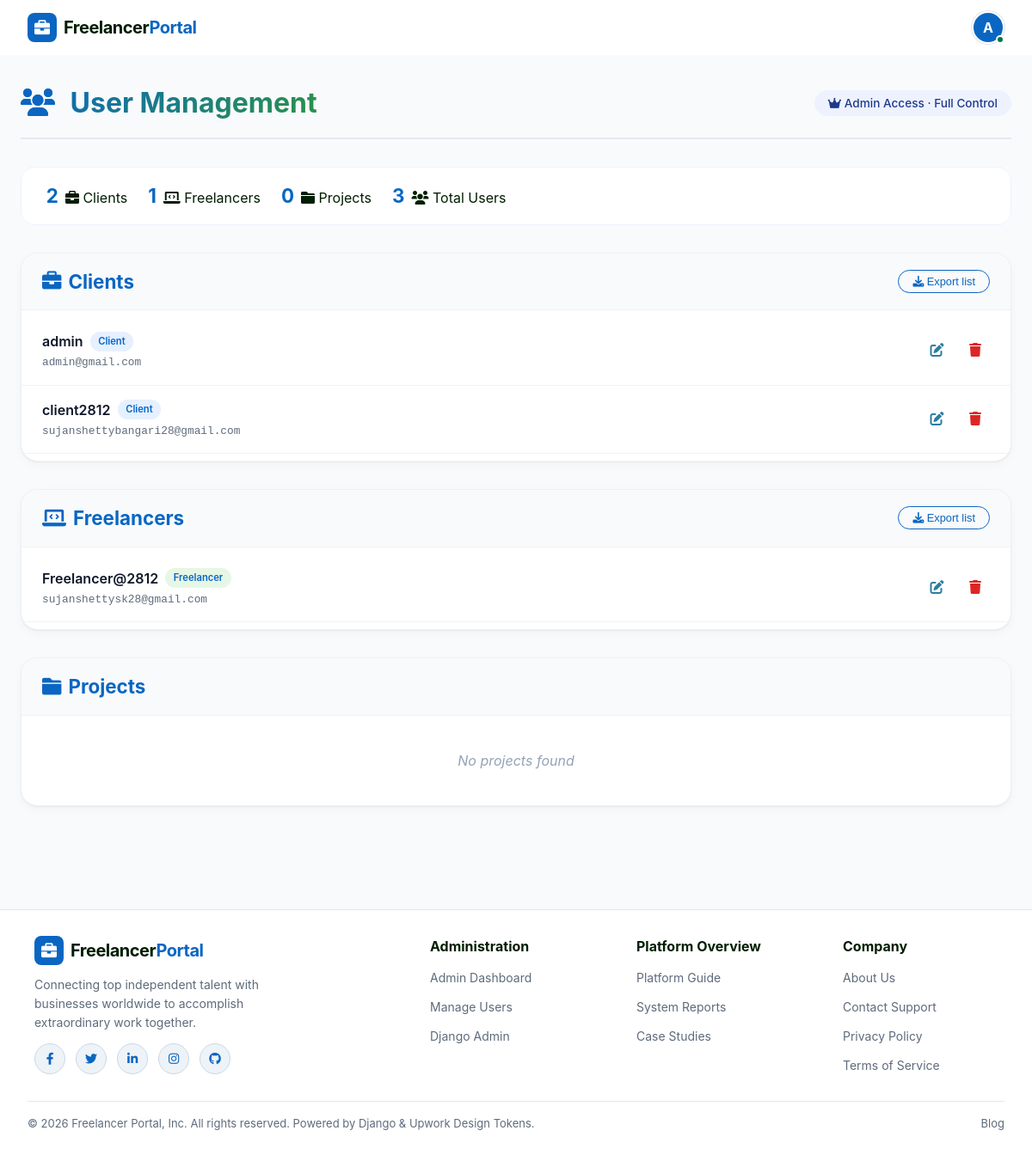
Page /accounts/admin/users/ (signed in) on the committed database.
### accounts/models.py (models this page shows, shortened)
class User(AbstractUser):
    ROLE_CHOICES = (
        ('client', 'Client'),
        ('freelancer', 'Freelancer'),
    )
    username = models.CharField(max_length=150, unique=True)
    email = models.EmailField(unique=True)
    phone = models.CharField(max_length=15, unique=True)
    role = models.CharField(max_length=20, choices=ROLE_CHOICES)
    is_verified = models.BooleanField(default=False)  # ✅ ADD THIS
    USERNAME_FIELD = 'email'
    REQUIRED_FIELDS = ['username', 'phone']
    @property
    def get_profile_picture(self):
        try:
            if hasattr(self, 'freelancerprofile') and self.freelancerprofile.profile_picture:
                return self.freelancerprofile.profile_picture
        except Exception:
            pass
        return None

### accounts/views.py (the view)
# urls.py: path("admin/users/", views.admin_users, name="admin_users"),
@login_required
def admin_users(request):
    if not request.user.is_superuser:
        return redirect("accounts:login")
    clients = User.objects.filter(role="client")
    freelancers = User.objects.filter(role="freelancer")
    projects = Project.objects.all()
    context = {
        "clients": clients,
        "freelancers": freelancers,
        "client_count": clients.count(),
        "freelancer_count": freelancers.count(),
        "project_count": projects.count(),
        "total_count": clients.count() + freelancers.count(),
    }
    return render(request, "admin/users.html", context)

### accounts/context_processors.py (called while the page is built)
def notifications(request):
    if request.user.is_authenticated:
        user_notifications = Notification.objects.filter(user=request.user).order_by('-created_at')[:10]
        unread_count = Notification.objects.filter(user=request.user, is_read=False).count()
        return {
            'notifications': user_notifications,
            'unread_notifications_count': unread_count
        }
    return {
        'notifications': [],
        'unread_notifications_count': 0
    }

### templates/admin/users.html (shortened to what this page needs)
<!doctype html>
<html lang="en">
  <head>
    <link
      rel="stylesheet"
      href="https://cdnjs.cloudflare.com/ajax/libs/font-awesome/6.0.0/css/all.min.css" />
  </head>
  <body>
    {% include 'includes/header.html' %}
    <div class="container">
      <div class="page-header">
        <h1>
          <i
            class="fas fa-users"
            style="color: #0a66c2; margin-right: 10px"></i>
        </h1>
        <span class="badge-admin"
          ><i class="fas fa-crown"></i> Admin Access · Full Control</span
        >
      </div>
      <div class="stats-row-mini">
        <div class="stat-chip">
          <span id="clientCount">{{client_count}}</span>
          <span><i class="fas fa-briefcase"></i> Clients</span>
        </div>
        <div class="stat-chip">
          <span id="freelancerCount">{{freelancer_count}}</span>
          <span><i class="fas fa-laptop-code"></i> Freelancers</span>
        </div>
        <div class="stat-chip">
        <span>{{ project_count }}</span>
        <span><i class="fas fa-folder"></i> Projects</span>
    </div>
        <div class="stat-chip">
          <span id="totalUsers">{{total_count}}</span>
          <span><i class="fas fa-users"></i> Total Users</span>
        </div>
      </div>
      <div class="user-card-section">
        <div class="section-header">
          <h2><i class="fas fa-briefcase"></i> Clients</h2>
          <button class="btn-outline-sm" id="exportClientsBtn">
            <i class="fas fa-download"></i> Export list
          </button>
        </div>
        <div class="user-list">
          {% for user in clients %}
          <div class="user-row">
            <div class="user-info">
              <div class="user-name">
                {{ user.username }}
                <span class="user-badge client">Client</span>
              </div>
              <div class="user-email">{{ user.email }}</div>
            </div>
            <div class="user-actions">
              <button class="icon-btn edit"><i class="fas fa-edit"></i></button>
              <button class="icon-btn delete">
                <i class="fas fa-trash"></i>
              </button>
            </div>
          </div>
          {% empty %}
          <div class="empty-state">No clients found</div>
          {% endfor %}
        </div>
      </div>
      <div class="user-card-section">
        <div class="section-header">
          <h2><i class="fas fa-laptop-code"></i> Freelancers</h2>
          <button class="btn-outline-sm" id="exportFreelancersBtn">
            <i class="fas fa-download"></i> Export list
          </button>
        </div>
        <div class="user-list">
          {% for user in freelancers %}
          <div class="user-row">
            <div class="user-info">
              <div class="user-name">
                {{ user.username }}
                <span class="user-badge">Freelancer</span>
              </div>
              <div class="user-email">{{ user.email }}</div>
            </div>
            <div class="user-actions">
              <button class="icon-btn edit"><i class="fas fa-edit"></i></button>
              <button class="icon-btn delete">
                <i class="fas fa-trash"></i>
              </button>
            </div>
          </div>
          {% empty %}
          <div class="empty-state">No freelancers found</div>
          {% endfor %}
        </div>
      </div>
<div class="user-card-section">
    <div class="section-header">
        <h2><i class="fas fa-folder"></i> Projects</h2>
    </div>
    <div class="user-list">
        {% for project in projects %}
        <div class="user-row">
            <div class="user-info">
                <div class="user-name">
                    {{ project.title }}
                    <span class="user-badge">{{ project.status }}</span>
                </div>
                <div class="user-email">
                    Budget: ₹{{ project.budget }}
                </div>
                <div style="font-size:0.7rem; color:#475569;">
                    Client: {{ project.client.username }}
                </div>
            </div>
        </div>
        {% empty %}
        <div class="empty-state">No projects found</div>
        {% endfor %}
    </div>
</div>
    </div>
    {% include 'includes/footer.html'%}
  </body>
</html>

### templates/includes/header.html (shortened to what this page needs)
{% load static %}
<header class="upwork-header">
  <div class="upwork-header-container">
    <div class="upwork-header-left">
      {% if request.user.is_authenticated %}
        {% if request.user.is_superuser %}
          <a href="{% url 'accounts:admin_home' %}" class="upwork-logo">
        {% elif request.user.role == 'client' %}
          <a href="{% url 'client:client_home' %}" class="upwork-logo">
        {% else %}
          <a href="{% url 'freelancer:freelancer_home' %}" class="upwork-logo">
        {% endif %}
      {% else %}
        <a href="{% url 'home' %}" class="upwork-logo">
      {% endif %}
        <span class="logo-icon"><i class="fas fa-briefcase"></i></span>
        <span class="logo-text">Freelancer<span class="logo-accent">Portal</span></span>
      </a>
    </div>
    <div class="upwork-header-right">
      {% if request.user.is_authenticated %}
      <div class="upwork-user-menu" onclick="toggleUpworkMenu(event)">
        <div class="user-avatar-circle" style="display: flex; align-items: center; justify-content: center; font-weight: 700; font-size: 16px; background: #0a66c2; color: white;">
          {% if request.user.get_profile_picture %}
          <img src="{{ request.user.get_profile_picture }}" alt="{{ request.user.username }}" style="width: 100%; height: 100%; object-fit: cover;">
          {% else %}
          {{ request.user.username|slice:":1"|upper }}
          {% endif %}
        </div>
        <span class="online-status-dot"></span>
      </div>
      {% else %}
      <a href="{% url 'accounts:login' %}" class="upwork-btn-link">Log In</a>
      <a href="{% url 'accounts:select_role' %}" class="upwork-btn-primary">Sign Up</a>
      {% endif %}
    </div>
  </div>
</header>
<link rel="stylesheet" href="https://cdnjs.cloudflare.com/ajax/libs/font-awesome/6.0.0/css/all.min.css" />

### templates/admin/users.html (style rules this page uses)
* { margin: 0; padding: 0; box-sizing: border-box; }
body { font-family: system-ui, "Segoe UI", "Inter", -apple-system, BlinkMacSystemFont, Roboto, sans-serif; background-color: #f8fafc; color: #1e293b; line-height: 1.5; }
.container { max-width: 1300px; margin: 2rem auto; padding: 0 1.5rem 3rem; }
.page-header { display: flex; justify-content: space-between; align-items: center; flex-wrap: wrap; gap: 1rem; margin-bottom: 2rem; border-bottom: 2px solid #e2e8f0; padding-bottom: 1rem; }
.page-header h1 { font-size: 2rem; font-weight: 700; background: linear-gradient(135deg, #0a66c2, #2b9348); background-clip: text; -webkit-background-clip: text; color: transparent; }
.badge-admin { background: #eef2ff; color: #1e3a8a; padding: 0.3rem 1rem; border-radius: 40px; font-size: 0.85rem; font-weight: 500; }
.stats-row-mini { display: flex; gap: 1.5rem; background: white; border-radius: 1rem; padding: 1rem 1.8rem; margin-bottom: 2rem; border: 1px solid #eef2ff; flex-wrap: wrap; }
.stat-chip { display: flex; align-items: baseline; gap: 0.5rem; font-size: 1rem; }
.stat-chip span:first-child { font-weight: 700; color: #0a66c2; font-size: 1.4rem; }
.user-card-section { background: white; border-radius: 1.25rem; box-shadow: 0 4px 12px rgba(0, 0, 0, 0.03), 0 1px 2px rgba(0, 0, 0, 0.05); margin-bottom: 2rem; overflow: hidden; border: 1px solid #edf2f7; }
.section-header { background: #f9fafb; padding: 1rem 1.5rem; border-bottom: 1px solid #eef2f0; display: flex; justify-content: space-between; align-items: center; flex-wrap: wrap; }
.section-header h2 { color: #0a66c2; font-size: 1.4rem; display: flex; align-items: center; gap: 0.5rem; }
.user-list { padding: 0.5rem 0; }
.user-row { display: flex; justify-content: space-between; align-items: center; padding: 1rem 1.5rem; border-bottom: 1px solid #f0f2f5; transition: background 0.2s; flex-wrap: wrap; gap: 0.8rem; }
.user-info { display: flex; flex-direction: column; gap: 0.2rem; flex: 2; min-width: 180px; }
.user-name { font-weight: 600; color: #0f172a; display: flex; align-items: center; gap: 8px; flex-wrap: wrap; }
.user-email { font-size: 0.8rem; color: #5e6b7c; font-family: monospace; }
.user-badge { background: #e6f7e6; color: #0a66c2; padding: 0.2rem 0.6rem; border-radius: 30px; font-size: 0.7rem; font-weight: 600; }
.user-badge.client { background: #e6f0ff; color: #0066cc; }
.user-actions { display: flex; gap: 0.6rem; align-items: center; }
.icon-btn { background: transparent; border: none; font-size: 1rem; cursor: pointer; padding: 6px 10px; border-radius: 30px; transition: all 0.2s; color: #5e6b7c; }
.icon-btn.edit { color: #2c7da0; }
.icon-btn.delete { color: #dc2626; }
.empty-state { padding: 2rem; text-align: center; color: #94a3b8; font-style: italic; }
.btn-outline-sm { background: transparent; border: 1px solid #0a66c2; padding: 0.3rem 1rem; border-radius: 30px; color: #0a66c2; font-size: 0.8rem; cursor: pointer; transition: 0.2s; }

### templates/includes/header.html (style rules this page uses)
* { box-sizing: border-box; margin: 0; padding: 0; }
body { background-color: #f9fafb; font-family: 'Inter', -apple-system, BlinkMacSystemFont, "Segoe UI", Roboto, sans-serif; color: #001e00; }
.upwork-header { background: #ffffff; border-bottom: none; position: sticky; top: 0; z-index: 1000; height: 64px; display: flex; align-items: center; box-shadow: none; }
.upwork-header-container { width: 100%; max-width: 1400px; margin: 0 auto; padding: 0 32px; display: flex; justify-content: space-between; align-items: center; }
.upwork-header-left { display: flex; align-items: center; gap: 32px; }
.upwork-logo { display: flex; align-items: center; gap: 8px; text-decoration: none; }
.logo-icon { background: #0a66c2; color: #ffffff; width: 34px; height: 34px; border-radius: 8px; display: flex; align-items: center; justify-content: center; font-size: 18px; }
.logo-text { font-size: 20px; font-weight: 700; color: #001e00; letter-spacing: -0.5px; }
.logo-accent { color: #0a66c2; }
.upwork-header-right { display: flex; align-items: center; gap: 16px; }
.upwork-user-menu { position: relative; cursor: pointer; }
.user-avatar-circle { width: 38px; height: 38px; border-radius: 50%; background: #0a66c2; color: white; display: flex; align-items: center; justify-content: center; font-size: 16px; font-weight: 600; overflow: hidden; border: 2px solid #ffffff; box-shadow: 0 0 0 1px #e4e6eb; }
.online-status-dot { position: absolute; bottom: 0; right: 0; width: 10px; height: 10px; background: #057642; border: 2px solid #ffffff; border-radius: 50%; }

### rows in the picture
User: user.username "A", username "admin", email "admin@gmail.com"
User: username "client2812", email "sujanshettybangari28@gmail.com"
User: username "Freelancer@2812", email "sujanshettysk28@gmail.com"

### other values in the picture
{{ client_count }} "2"
{{ freelancer_count }} "1"
{{ project_count }} "0"
{{ total_count }} "3"
